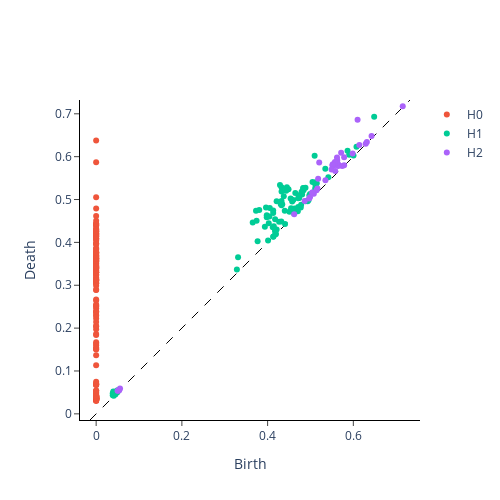
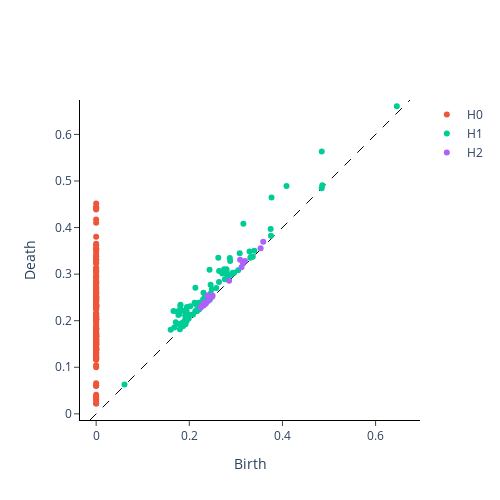
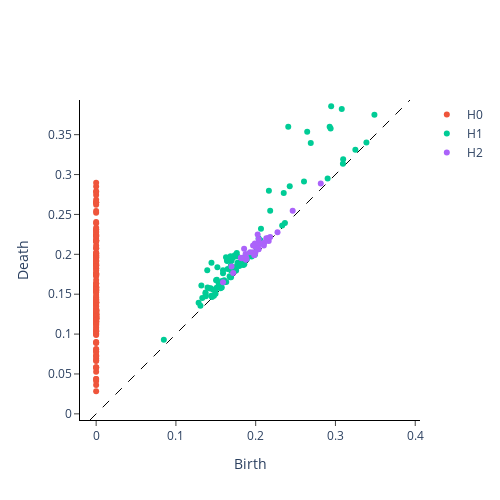
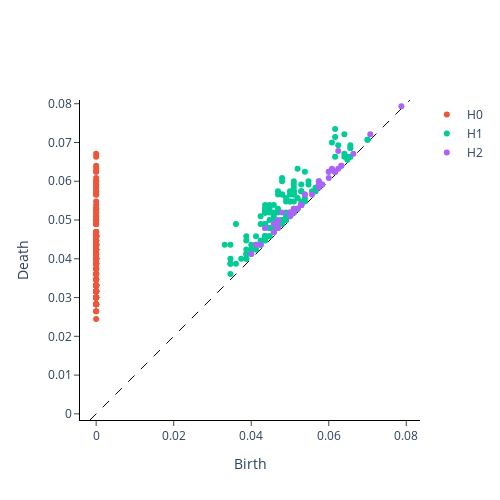

The notebook cell these images were saved under, in order:
### Code cell
# Finding the most representative diagrams for all labels

representative_diagrams = {} # barycenters for all labels

for label in label_list:
    representative_diagrams["Label_"+str(label)] = find_barycenter(extended_persistence_diagrams, embeddings, label)
